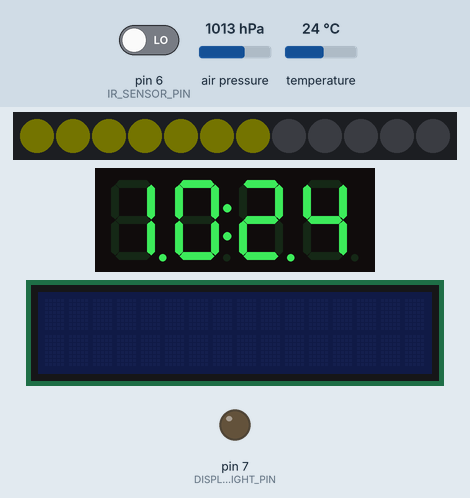
This program was run on a simulated Arduino Nano, built with avr-gcc and run on an emulated ATmega328P. Parts: 12 RGB LEDs in strip order, left to right, 4-digit seven-segment display, 16×2 character LCD, output pins drawn as LEDs (lit = HIGH). Wiring (inferred from the names in the program): DS3231 clock at I2C address 0x68. The inputs (shaded band) are chosen by the test bench; at power-on: pin 6 (IR_SENSOR_PIN) LOW, air pressure 1013 hPa, temperature 24 °C. Dim RGB values are drawn brighter than linear; the local clock reads 2024-03-15 10:24:30 at power-on unless the program sets it; what the program prints to the serial monitor is not drawn.

Above: at 2.3 s.
2.4 s: pin 6 (IR_SENSOR_PIN) driven HIGH
At 4.3 s:
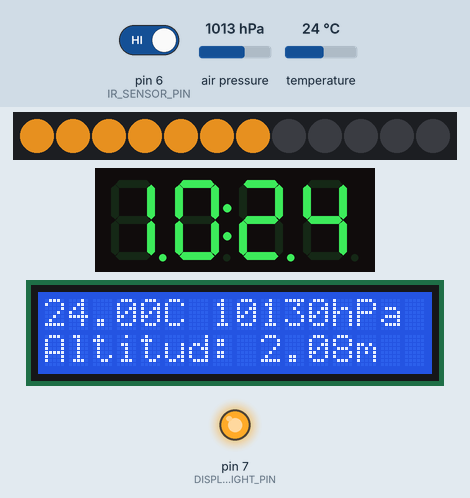
6.8 s: air pressure set to 952 hPa
At 7.5 s:
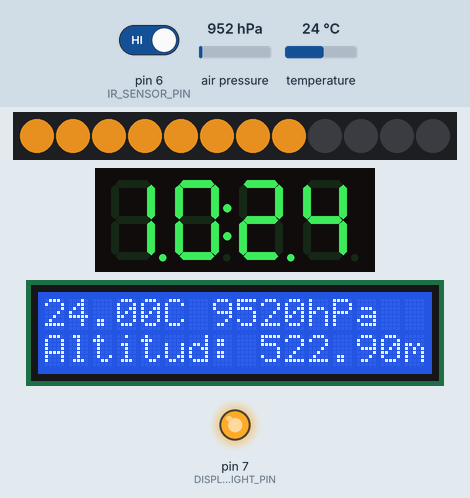
11.2 s: pin 6 (IR_SENSOR_PIN) driven LOW
At 15.5 s:
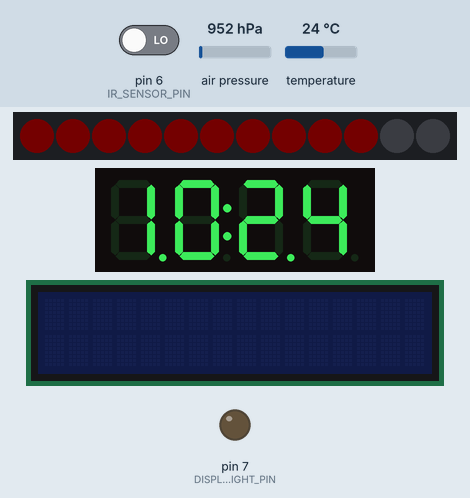
15.6 s: pin 6 (IR_SENSOR_PIN) driven HIGH
At 17.7 s:
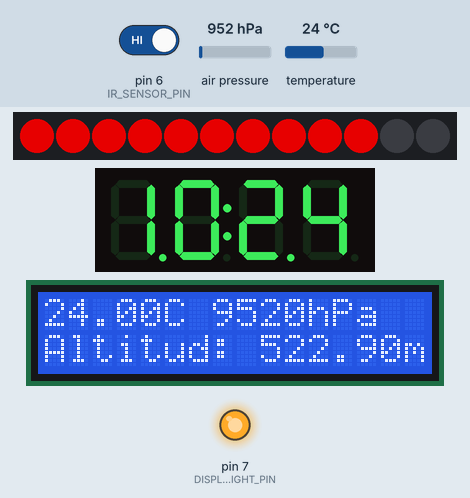
18.0 s: air pressure set to 1000 hPa
At 20.2 s:
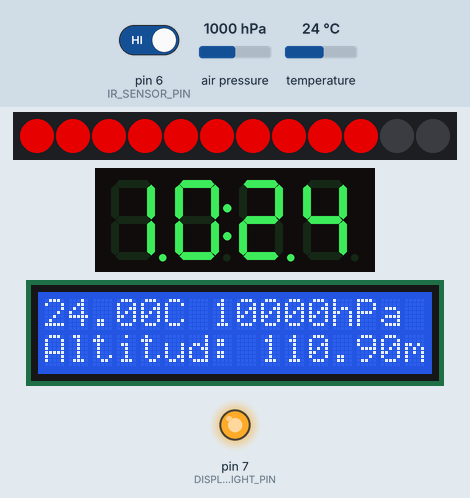
22.4 s: pin 6 (IR_SENSOR_PIN) driven LOW
At 31.8 s:
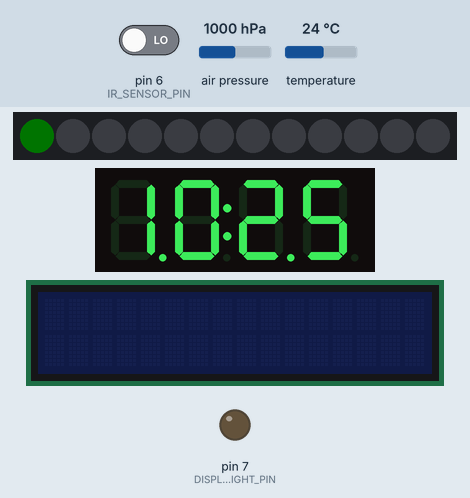
Timing chart, 0 to 32.2 s (numbered marks = the images above; inputs shaded):
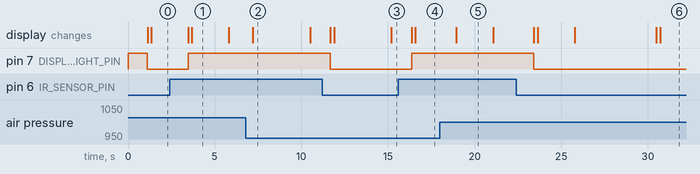

The program:

main.cpp
```cpp
#include <Arduino.h>
#include <Wire.h>
#include "SPI.h"

#ifdef __AVR__
#include <avr/power.h>
#endif

// Pausa entre loops
const int DELAYVAL = 950;

// RTC DS1307 (RELOJ)
#define DS1307_I2C_ADDRESS 0x68

// IR proximity sensor
const int IR_SENSOR_PIN = 6;

// Bosh BMP180 - Sensor de humedad y temperatura
#include <Adafruit_BMP085.h>
Adafruit_BMP085 bmp;
float temperature = 0;
float pressure = 0;
float altitude = 0;
int sealevelpresure = 0;
float realaltitude = 0;

// RGB leds con Neopixel de 12 leds.
#include <Adafruit_NeoPixel.h>
const int LED_RGB_12_PIN = 8;
const int LED_RGB_12_NUM_LEDS = 12;
Adafruit_NeoPixel pixels(LED_RGB_12_NUM_LEDS, LED_RGB_12_PIN, NEO_GRB + NEO_KHZ800);
int COLORS[4][3] // Listado de colores (verde, azul, naranja, rojo)
    {
        {0, 255, 0},
        {0, 0, 255},
        {255, 159, 35},
        {255, 0, 0}};

// TM1637 Display 7segmentos x 4 bloques
#include <TM1637Display.h>
const int CLK = SCK;                                           // Set the CLK pin connection to the display
const int DIO = 9;                                             // Set the DIO pin connection to the display
TM1637Display display(CLK, DIO);                               //set up the 4-Digit Display.
byte second, minute, hour, dayOfWeek, dayOfMonth, month, year; // Devuelve un int preparado para ser mostrado por la pantalla directamente

// LiquidCrystal i2c (pantalla 16x2) - Display 7 segmentos - Puede ser la dirección: 0x27, 0x38
#include <LiquidCrystal_I2C.h>
#define BACKLIGHT_PIN 7
const int DISPLAY_16X2_BACKLIGHT_PIN = 7;
LiquidCrystal_I2C lcd(0x27, 2, 1, 0, 4, 5, 6, 7, 3, POSITIVE);

/**
 * Convierte un numero decimal a su codificación en binario.
 */
byte decToBcd(byte val)
{
    return ((val / 10 * 16) + (val % 10));
}

/**
 * Convierte un binario (decimal codificado) en un número decimal puro.
 */
byte bcdToDec(byte val)
{
    return ((val / 16 * 10) + (val % 16));
}

/**
 * Agrega timestamp al módulo RTC DS1307 (RELOJ)
 */
bool setDateTimeRTC(byte second, byte minute, byte hour, byte dayOfWeek,
                    byte dayOfMonth, byte month, byte year)
{
    Wire.beginTransmission(DS1307_I2C_ADDRESS);
    Wire.write(0x00);                    // set next input to start at the seconds register
    Wire.write(decToBcd(second) & 0x7F); // set seconds
    Wire.write(decToBcd(minute));        // set minutes
    Wire.write(decToBcd(hour));          // set hours
    Wire.write(decToBcd(dayOfWeek));     // set day of week (1=Sunday, 7=Saturday)
    Wire.write(decToBcd(dayOfMonth));    // set date (1 to 31)
    Wire.write(decToBcd(month));         // set month
    Wire.write(decToBcd(year));          // set year (0 to 99)

    // Cierra la transmisión e indica si se hizo correctamente.
    if (Wire.endTransmission() != 0)
    {
        Serial.print("DS1307 → La transmisión para establecer hora ha fallado.");
        return false;
    }

    Serial.print("DS1307 → Se ha establecido la hora correctamente.");

    return true;
}

/**
 * Lee el módulo RTC DS1307 (RELOJ)
 */
void getDateTimeRTC(byte *second, byte *minute, byte *hour, byte *dayOfWeek,
                    byte *dayOfMonth, byte *month, byte *year)
{
    Wire.beginTransmission(DS1307_I2C_ADDRESS);
    Wire.write(0); // Set DS1307 register pointer to 00h
    Wire.endTransmission();
    Wire.requestFrom(DS1307_I2C_ADDRESS, 7);
    // request seven bytes of data from DS3231 starting from register 00h
    *second = bcdToDec(Wire.read() & 0x7f);
    *minute = bcdToDec(Wire.read());
    *hour = bcdToDec(Wire.read() & 0x3f);
    *dayOfWeek = bcdToDec(Wire.read());
    *dayOfMonth = bcdToDec(Wire.read());
    *month = bcdToDec(Wire.read());
    *year = bcdToDec(Wire.read());
}

// Muestra datos por consola del módulo RTC DS1307 (RELOJ)
void displayTime()
{
    byte second, minute, hour, dayOfWeek, dayOfMonth, month, year;
    // retrieve data from DS3231
    getDateTimeRTC(&second, &minute, &hour, &dayOfWeek, &dayOfMonth, &month, &year);
    // send it to the serial monitor
    Serial.print(hour, DEC);
    // convert the byte variable to a decimal number when displayed
    Serial.print(":");

    // TENER EN CUENTA LOS cambios de horario:
    // sabado 28 de marzo al domingo 29 (2:00) → UTC + 2h
    // Sabado 25 de Octubre al domingo 26 (3:00) → UTC + 1h

    if (minute < 10)
    {
        Serial.print("0");
    }
    Serial.print(minute, DEC);
    Serial.print(":");
    if (second < 10)
    {
        Serial.print("0");
    }
    Serial.print(second, DEC);
    Serial.print(" ");
    Serial.print(dayOfMonth, DEC);
    Serial.print("/");
    Serial.print(month, DEC);
    Serial.print("/");
    Serial.print(year, DEC);
    Serial.print(" Día de la semana: ");
    switch (dayOfWeek)
    {
    case 1:
        Serial.println("Domingo");
        break;
    case 2:
        Serial.println("Lunes");
        break;
    case 3:
        Serial.println("Martes");
        break;
    case 4:
        Serial.println("Miércoles");
        break;
    case 5:
        Serial.println("Jueves");
        break;
    case 6:
        Serial.println("Viernes");
        break;
    case 7:
        Serial.println("Sábado");
        break;
    }
}

/**
 * Funcion auxiliar para imprimir siempre 2 digitos
 */
void print2digits(int number)
{
    if (number >= 0 && number < 10)
    {
        Serial.write('0');
    }
    Serial.print(number);
}

/*
 * Enciende o apaga el brillo de la pantalla según el detector IR de proximidad.
 */
void displayBacklightToggle()
{
    bool has_proximity = digitalRead(IR_SENSOR_PIN);

    if (has_proximity)
    {
        lcd.on();
        lcd.backlight();
        digitalWrite(DISPLAY_16X2_BACKLIGHT_PIN, HIGH);
        pixels.setBrightness(180);
        display.setBrightness(0x0a);
    }
    else
    {
        lcd.noBacklight();
        lcd.off();
        digitalWrite(DISPLAY_16X2_BACKLIGHT_PIN, LOW);
        pixels.setBrightness(1);
        display.setBrightness(0x01);
    }
}

/**
 * Obtiene los datos del sensor Bosh BMP180.
 */
void getAtmosphericData()
{
    temperature = bmp.readTemperature();
    pressure = bmp.readPressure(); // Presión en pascales (multiplicar por 10 para milibares)
    altitude = bmp.readAltitude();
    altitude = altitude >= 0 ? altitude : (altitude * -1);
    sealevelpresure = bmp.readSealevelPressure();
    realaltitude = bmp.readAltitude(101325.0F);
}

/**
 * Muestra todos los datos por Serial.
 */
void printBySerial()
{
    Serial.print("Temperature = ");
    Serial.print(temperature);
    Serial.println(" *C");

    Serial.print("Pressure = ");
    Serial.print(pressure);
    Serial.println(" Pa");

    Serial.print("Pressure = ");
    Serial.print((int)(pressure / 10));
    Serial.println(" hPa");

    // Calculate altitude assuming 'standard' barometric
    // pressure of 1013.25 millibar = 101325 Pascal
    Serial.print("Altitude = ");
    Serial.print(altitude);
    Serial.println(" meters");

    Serial.print("Pressure at sealevel (calculated) = ");
    Serial.print(sealevelpresure);
    Serial.println(" Pa");

    // you can get a more precise measurement of altitude
    // if you know the current sea level pressure which will
    // vary with weather and such. If it is 1015 millibars
    // that is equal to 101500 Pascals.
    Serial.print("Real altitude = ");
    Serial.print(realaltitude);
    Serial.println(" meters");

    Serial.println();
}

/**
 * Dibuja los datos por la pantalla LCD de 16x2
 */
void printByDisplayLCD16x2()
{
    // LiquidCrystal i2c (pantalla 16x2)
    lcd.clear();
    lcd.home();
    lcd.print(temperature);
    lcd.print("C ");
    lcd.print((int)(pressure / 10));
    lcd.print("hPa ");
    lcd.setCursor(0, 1);
    lcd.print("Altitud: ");
    lcd.print(altitude);
    lcd.print("m");
}

/**
 * Dibuja la hora en la pantalla de 7 segmentos y 4 dígitos (TM1637).
 */
void printByDisplayHour()
{
    // TM1637 Display 7segmentos x 4 bloques
    int value;
    if (hour > 0)
    {
        value = (hour * 100) + minute;
    }
    else
    {
        value = minute;
    }

    //uint8_t segto;
    //segto = 0x80 | display.encodeDigit((value / 100)%10);
    //Serial.print(segto);
    //Serial.println();
    //display.setSegments(&segto, 1, 1);
    //display.showNumberDec(value, true);
    //display.showNumberDecEx(value, true, true);
    display.showNumberDecEx(value, 0b11100000, true, 4, 0);
}

/**
 * Calcula y enciende los leds RGB del neopixel con 12 leds.
 */
void neopixelLedRgb12()
{
    // RGB
    // Cada 5 segundos enciende un led (12*5 = 1 minuto)
    // Cada bloque de 3 led cambiará de color (verde, azul, naranja, rojo)
    int n_leds_on = int((second / 60.0) * 12);
    int color_leds = int((n_leds_on / 12.0) * 4);

    /*
    Serial.print(second);
    Serial.println();
    Serial.print(n_leds_on);
    Serial.println();
    Serial.print(color_leds);
    Serial.println();
    */

    if (n_leds_on < 1)
    {
        pixels.clear();
        pixels.setPixelColor(0, pixels.Color(COLORS[color_leds][0], COLORS[color_leds][1], COLORS[color_leds][2]));
        pixels.show();
    }
    else
    {
        pixels.fill(pixels.Color(COLORS[color_leds][0], COLORS[color_leds][1], COLORS[color_leds][2]), 0, n_leds_on + 1);

        // Muestra los leds habilitados para esta iteración
        pixels.show();
    }
}

void setup()
{
    // Inicio Serial
    Serial.begin(9600);

    // Preparar la librería Wire (I2C)
    Wire.begin();

    // RTC DS1307 (RELOJ) - Inicialización en hora UTC.
    //setDateTimeRTC(00, 31, 21, 5, 25, 12, 21); // seconds, minutes, hours, day, date, month, year

    // RGB leds con Neopixel de 12 leds.
    pixels.begin();
    pixels.setBrightness(180); // Establece el brillo de los leds encendidos.
    pixels.show();             // Inicializa todos los píxeles a 'off' (Apagados).

    // TM1637 Display 7segmentos x 4 bloques
    display.setBrightness(0x01);       // 0x0a Es el brillo máximo.
    display.showNumberDec(0000, true); // Activa para mostrar decimales

    // Bosh BMP180
    if (!bmp.begin())
    {
        Serial.println("No se puede inicializar el sensor Bosh BMP180");
        delay(1000);
    }

    // LiquidCrystal i2c (pantalla 16x2) - Se controla la salida de el pin que activa la retroiluminación por proximidad.
    pinMode(DISPLAY_16X2_BACKLIGHT_PIN, OUTPUT);
    digitalWrite(DISPLAY_16X2_BACKLIGHT_PIN, HIGH);
    lcd.begin(16, 2); // initialize the lcd
    lcd.setBacklight(LOW);
    lcd.home(); // go home
    lcd.print("ARDUINO BY RAUL");
    lcd.setCursor(0, 1); // go to the next line
    lcd.print(" INICIALIZANDO...   ");

    // IR proximity sensor
    pinMode(IR_SENSOR_PIN, INPUT);

    delay(1000);
}

void loop()
{
    displayBacklightToggle();

    // Leo DateTime del módulo RTC.
    getDateTimeRTC(&second, &minute, &hour, &dayOfWeek, &dayOfMonth, &month, &year);

    // Enciendo leds correspondientes a los segundos/5
    neopixelLedRgb12();

    // RTC
    displayTime();

    // Lectura de los datos atmosféricos actuales.
    getAtmosphericData();

    // Muestro los datos por serial y pantallas.
    printBySerial();
    printByDisplayLCD16x2();
    printByDisplayHour();

    // Pausa entre iteraciones
    delay(DELAYVAL);
}
```

Measured:
- after the input at 2.4 s, pin 7 (DISPLAY_16X2_BACKLIGHT_PIN): LOW → HIGH after 1.1 s; the display: first changes after 1.1 s (image 1 shows a later state)
- after the input at 6.8 s, the display: changes after 0.40 s (image 2)
- after the input at 11.2 s, pin 7 (DISPLAY_16X2_BACKLIGHT_PIN): HIGH → LOW after 0.47 s; the display: first changes after 0.48 s (image 3 shows a later state)
- after the input at 15.6 s, pin 7 (DISPLAY_16X2_BACKLIGHT_PIN): LOW → HIGH after 0.77 s; the display: first changes after 0.77 s (image 4 shows a later state)
- after the input at 22.4 s, pin 7 (DISPLAY_16X2_BACKLIGHT_PIN): HIGH → LOW after 1.0 s; the display: first changes after 1.0 s (image 6 shows a later state)
- what the display in image 1 shows lasts 2.1 s, from 3.7 s to 5.8 s
- what the display in image 2 shows lasts 3.3 s, from 7.2 s to 10.5 s
